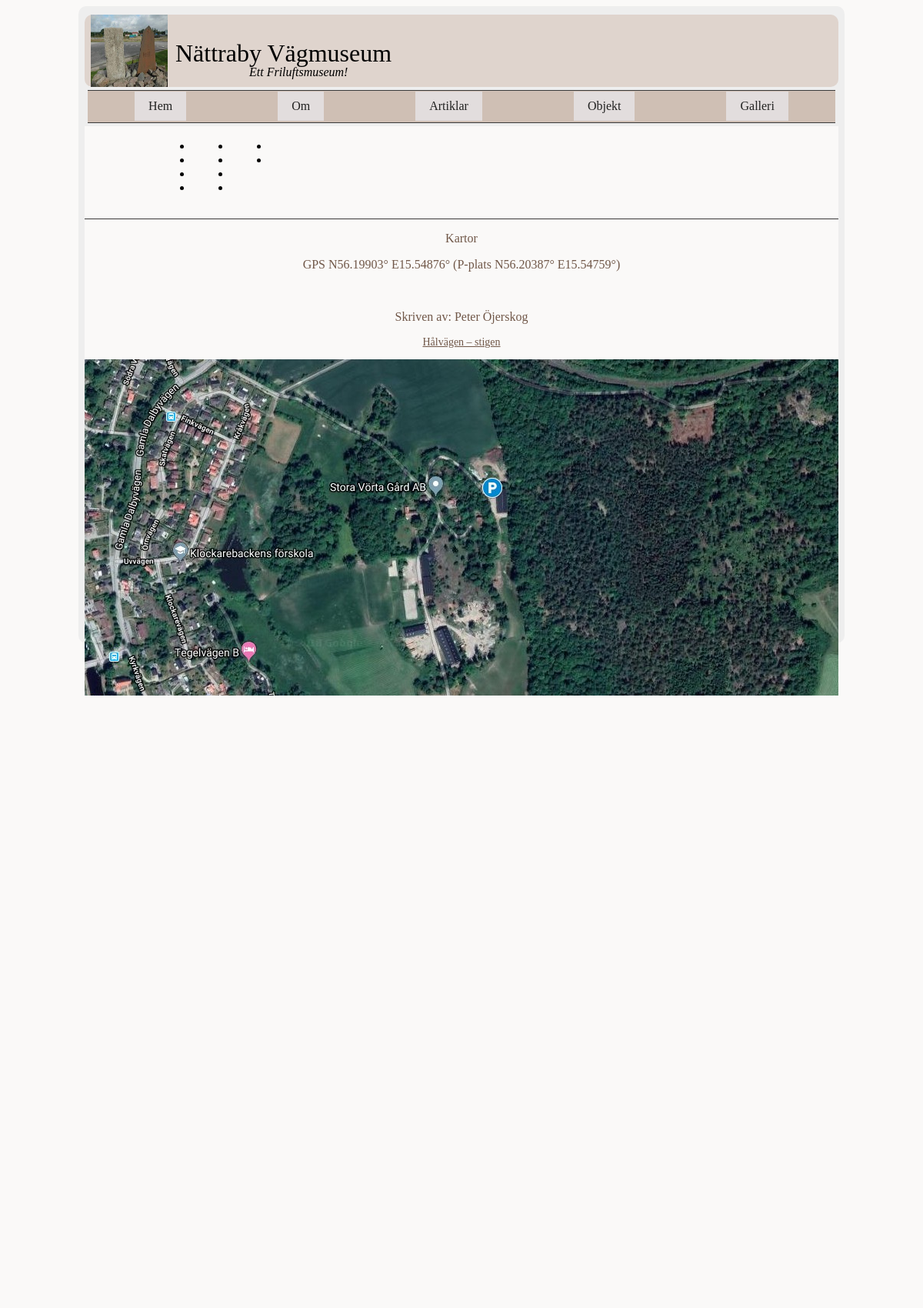
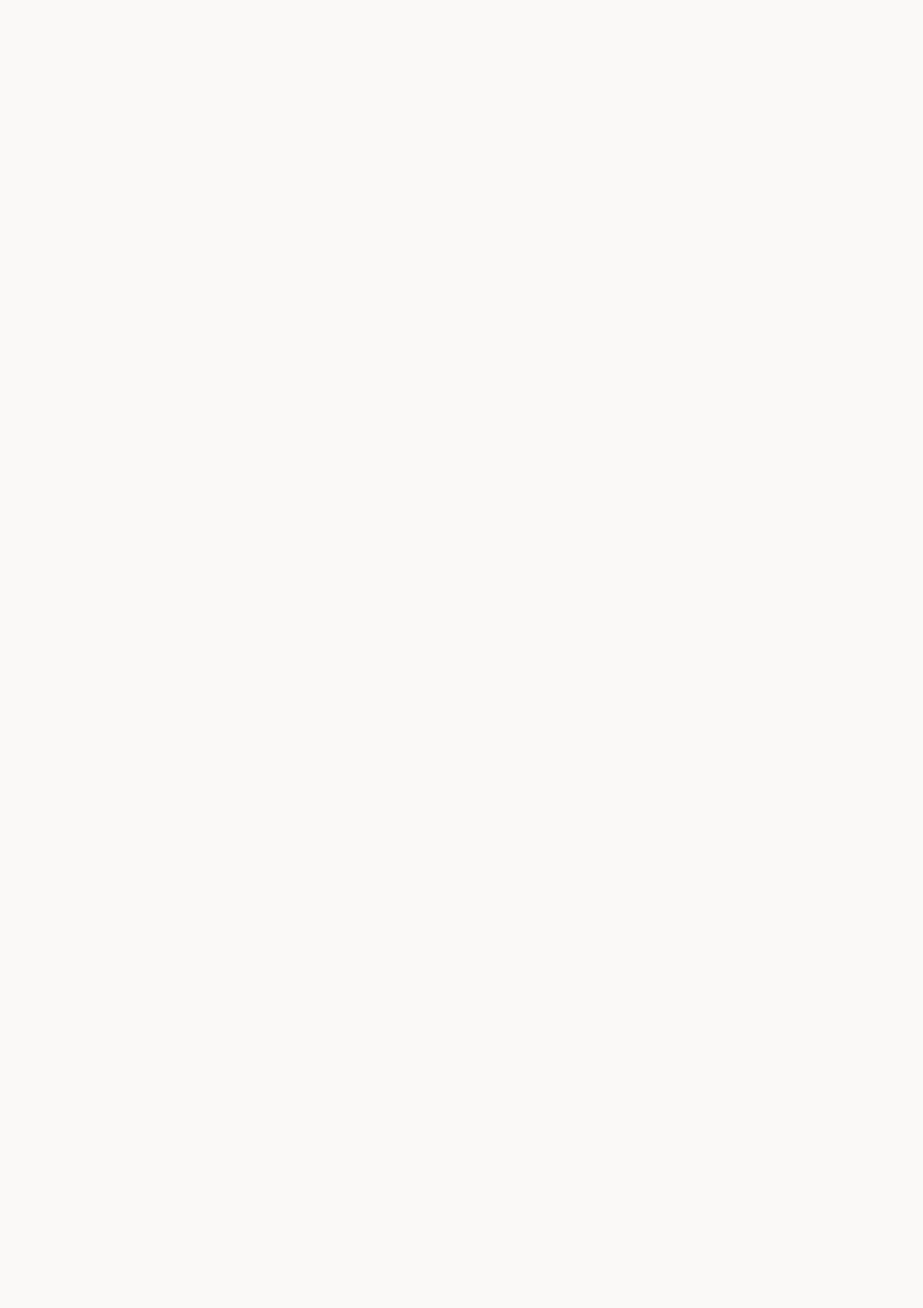
The page /article.php?page=article1 (upper part) on the database its author committed (2 pictures, top to bottom).
### tables this page shows
CREATE TABLE article
(
    id INTEGER PRIMARY KEY NOT NULL,
    name TEXT UNIQUE NOT NULL,
    title TEXT NOT NULL,
    data TEXT NOT NULL,
    author TEXT NOT NULL,
    gps TEXT,
    mapImage TEXT,
    image1 TEXT,
    image1Alt TEXT,
    image1Text, TEXT,
    image2 TEXT,
    image2Alt TEXT,
    image2Text TEXT
);

### article.php (called while the page is built, shortened)
<?php
require __DIR__ . "/incl/header.php";
require __DIR__ . "/incl/multipage.php";
require __DIR__ . "/incl/footer.php";

### article/article1.php (the view, shortened to what this page needs)
<?php
$fileName = __DIR__ . "/../db/nvm2.sqlite";
$dsn = "sqlite:$fileName";
$db = connectToDatabase($dsn);
$sql = "SELECT * FROM article WHERE id = 17 ";
$stmt = $db->prepare($sql);
$stmt->execute();
$res = $stmt->fetchAll(PDO::FETCH_ASSOC);
$rows = null;
foreach ($res as $row) {
    $rows .= "<tr>";
    $rows .= "<td>{$row['name']}</td>";
    $rows .= "<td>{$row['title']}</td>";
    $rows .= "<td>{$row['data']}</td>";
    $rows .= "<td>{$row['author']}</td>";
    $rows .= "<td>{$row['gps']}</td>";
    $rows .= "<td>{$row['image1']}</td>";
    $rows .= "<td>{$row['image1Alt']}</td>";
    $rows .= "<td>{$row['image1Text']}</td>";
    $rows .= "</tr>\n";
}
?>
<div class="intro">
    <p><?php echo $row['title'] ?></p>
    <p><?php echo $row['gps'] ?></p>
    <p><img src="img/150x150/<?php echo $row['image1'] ?>" alt=""></p>
    <p class=" author">Skriven av: <?php echo $row['author'] ?></p>
</div>
<div class="text-data">
    <p><?php echo $row['data'] ?></p>
</div>

### css/style.css (style rules this page uses)
html { background-color: #faf9f8; }
p { color: #705748; }
a { color: #705748;; }
body { margin: 8px auto; padding: 8px; width: 980px; min-height: 800px; max-height: 800px; background-color: #eee; border-radius: 10px; padding-bottom: 20px; }
.intro { text-align: center; }
.text-data { text-align: center; font-size: 14px; }

### rows shown on the page
article: title "Kartor", gps "GPS N56.19903° E15.54876° (P-plats N56.20387° E15.54759°)", author "Peter Öjerskog", data "Hålvägen – stigen", data (picture)
